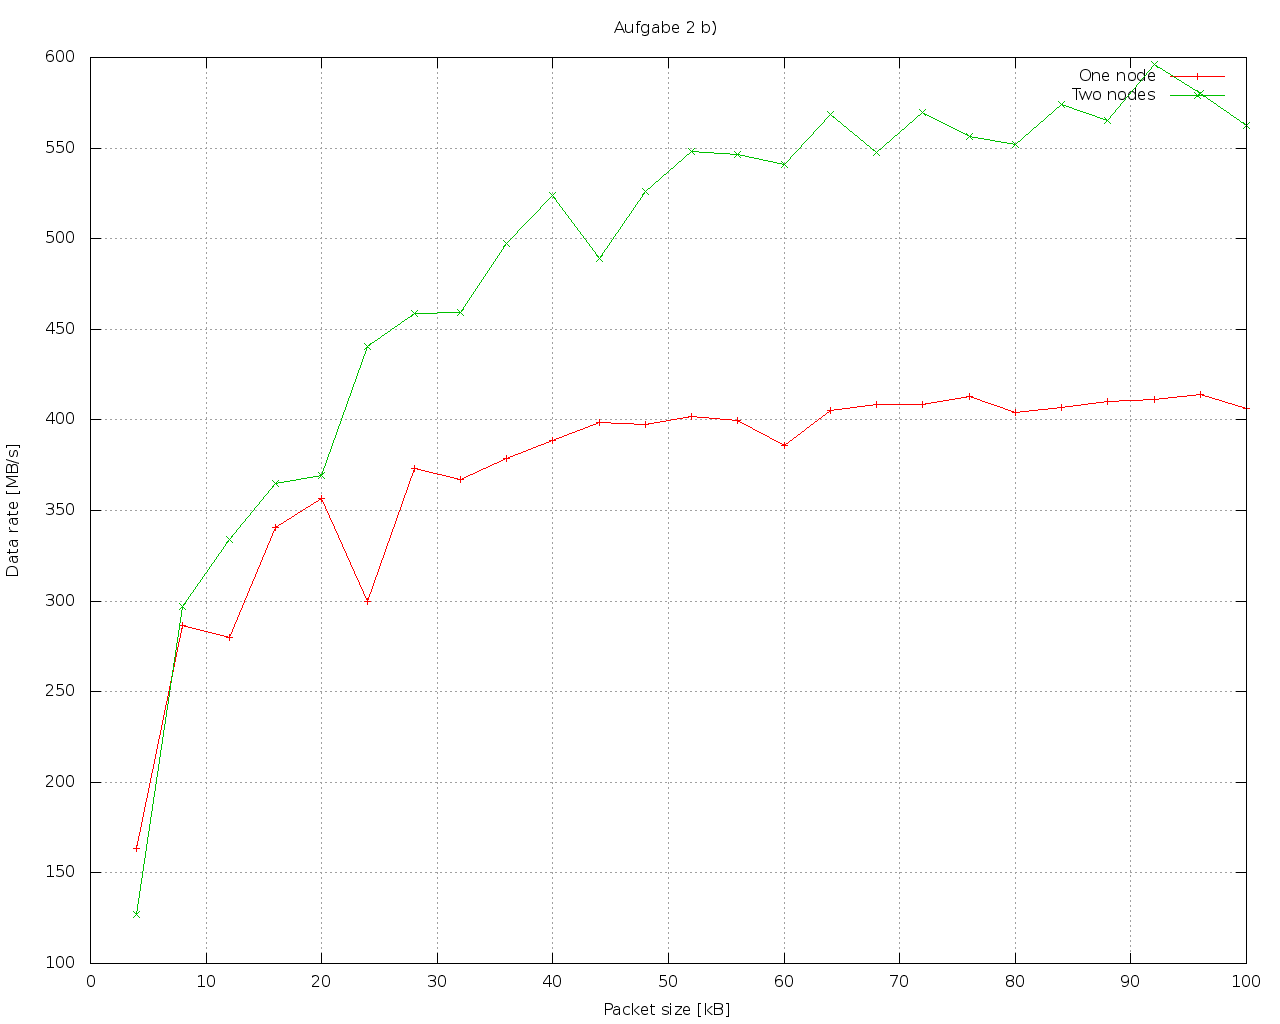

Reproduce this figure in gnuplot.
set terminal png size 1280,1024
set output './ex2_b.png'
set xlabel 'Packet size [kB]'
set ylabel 'Data rate [MB/s]
set style data linespoints
set grid
set title 'Aufgabe 2 b)'
plot './ex2_b_1.csv' title 'One node', './ex2_b_2.csv' title 'Two nodes'
